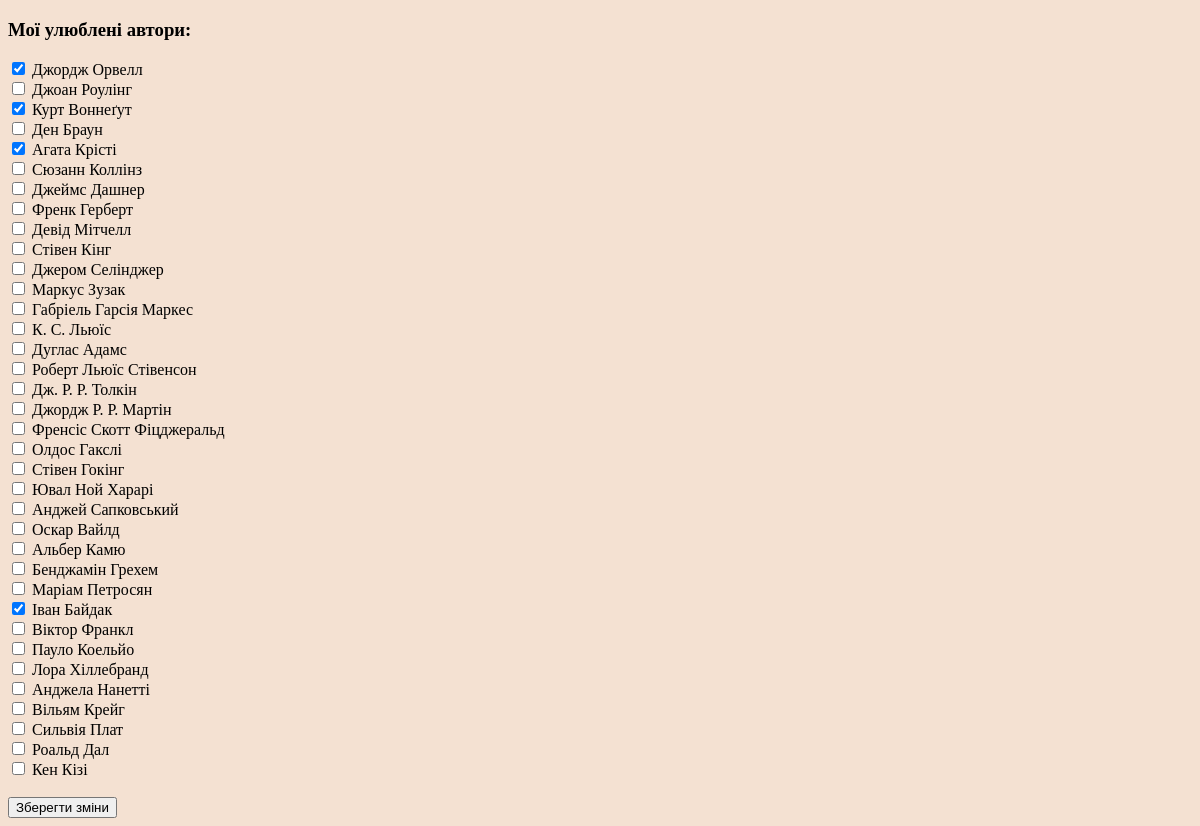
/client/profile/fav_authors/ (signed in), run on the app's committed database.
### book/models.py (models this page shows, shortened)
class Authors(models.Model):
    name = models.CharField(max_length=100)
    bio = models.TextField()
    rating = models.FloatField(default=5)

### client/views.py (the view, shortened to what this page needs)
# urls.py: path('profile/fav_authors/', views.fav_authors, name='fav_authors'),
@login_required(login_url="/")
def fav_authors(request):
    user = request.user
    all_authors = Authors.objects.all()
    fav_authors = Authors.objects.filter(favauthors__user=user)
    return render(request, "fav_authors.html", {"authors": all_authors, "fav_authors": fav_authors})

### templates/fav_authors.html (shortened to what this page needs)
<!DOCTYPE html>
<html lang="en">
<head>
    <link rel="stylesheet" type="text/css" href="/static/styles.css">
</head>
<body>
    <h3>Мої улюблені автори:</h3>
    <form method="post">
        {% for author in authors %}
            <label>
                <input type="checkbox" name="fav_authors" value="{{ author.id }}"
                       {% if author in fav_authors %}checked{% endif %}>
                {{ author.name }}
            </label><br>
        {% endfor %}
        <br>
        <button type="submit">Зберегти зміни</button>
    </form>
</body>
</html>

### static/styles.css (style rules this page uses)
body { background-color: #f4e1d2; }

### data on the page
Authors: fav_authors "☑", name "Джордж Орвелл"
Authors: name "Джоан Роулінг"
Authors: fav_authors "☑", name "Курт Воннеґут"
Authors: name "Ден Браун"
Authors: fav_authors "☑", name "Агата Крісті"
Authors: name "Сюзанн Коллінз"
Authors: name "Джеймс Дашнер"
Authors: name "Френк Герберт"
Authors: name "Девід Мітчелл"
Authors: name "Стівен Кінг"
Authors: name "Джером Селінджер"
Authors: name "Маркус Зузак"
Authors: name "Габріель Гарсія Маркес"
Authors: name "К. С. Льюїс"
Authors: name "Дуглас Адамс"
Authors: name "Роберт Льюїс Стівенсон"
Authors: name "Дж. Р. Р. Толкін"
Authors: name "Джордж Р. Р. Мартін"
Authors: name "Френсіс Скотт Фіцджеральд"
Authors: name "Олдос Гакслі"
Authors: name "Стівен Гокінг"
Authors: name "Ювал Ной Харарі"
Authors: name "Анджей Сапковський"
Authors: name "Оскар Вайлд"
Authors: name "Альбер Камю"
Authors: name "Бенджамін Грехем"
Authors: name "Маріам Петросян"
Authors: fav_authors "☑", name "Іван Байдак"
Authors: name "Віктор Франкл"
Authors: name "Пауло Коельйо"
Authors: name "Лора Хіллебранд"
Authors: name "Анджела Нанетті"
Authors: name "Вільям Крейг"
Authors: name "Сильвія Плат"
Authors: name "Роальд Дал"
Authors: name "Кен Кізі"
